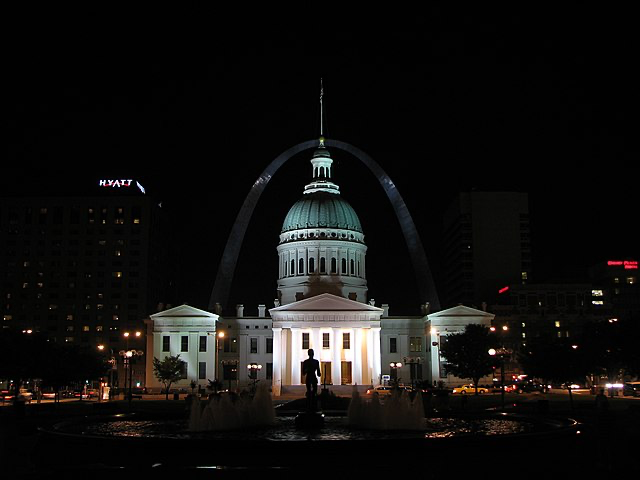
#> input picture arch/arch0.png, 640 x 480 px; its folder holds only this picture in this run
$ jupyter execute --allow-errors final_project.ipynb   (shell and % lines are left out)
#> lines starting #> are read from the running program, lines starting #| are printed output that depends on the picture
## High-dynamic range imaging - The Debevec-Malik method
#### April Li, Mesha Naidoo-Edwardson
#### s826li@uwaterloo.ca, mnaidooe@uwaterloo.ca

The goal of this project is to implement the high-dynamic range imaging (HDRI). HDRI is a method in photography that combines multiple exposures of the same subject matter with varying exposure levels to create more natural looking and brightened images. HDRI as a topic has several different algorithms. In this project, we will utilize the Debevec-Malik algorithm, published at UC Berekeley by Paul E. Debevec and Jitendra Malik. The algorithm is a method to recover high dynamic range radiance maps from images taken using convential imaging equipment. Using information from all the images, it fuses multiple photographs into a signle, high dynamic range radiance map. The pixels in the map have values proportional to true radiance values in the scene.

Our goal is to separate the algorithm into easily digestable steps that make it simple to understand how the results are achieved. We will use a variety of examples to show the end result and compare our implementation against one by OpenCV, exploring any potential differences and reason about where they may originate.

## Team Members and Contributions
April Li (s826li@uwaterloo.ca):

Mesha Naidoo-Edwardson (mnaidooe@uwaterloo.ca):

### Code Libraries
- Numpy: Providing mathematical capabilities in python
- matplotlib.pyplot: Helpful graphing features
- matplotlib.image: Import images
- os: Access files
- random: Helping with sampling

[cell 1]
import numpy as np
import matplotlib.pyplot as plt
import matplotlib.image as image
import os
import random

Arch photos By Kevin McCoy - Own work, CC BY-SA 3.0, https://commons.wikimedia.org/w/index.php?curid=7672643

### Step 1

### Importing Images and Data, declare Constants
The first step in our process is to load images and exposure times. These images are to have been taken from the same vantage point, and have different **known** exposure durations $\delta t_j$. The images will be loaded as 3-channel RGB values. For now this information isn't too important, but we will remember this down the line as we will need to run our computations on each of the channels to obtain our final result.

[cell 2]
# Load into an array of images (4D)
def load_images(path):
#> called with path = 'arch'
    images = []

    for file in sorted(os.listdir(path)):
        if file.startswith(path) and (file.endswith('.png') or file.endswith('.jpg') or file.endswith('.jpeg')):
            image_path = os.path.join(path, file)
            img = (image.imread(image_path) * 255).astype(int)
            images.append(img)
    return np.stack(images)

[cell 3]
# Load into a 1D array of exposure times
def load_exposure_times(path):
    file_path = f'{path}/{path}.txt'
    with open(file_path, 'r') as f:
        exposure_times_str = f.readlines()

    # Convert the exposure time strings to numerical values
    exposure_times = []
    for time_str in exposure_times_str:
        # Assuming the format is "1/xxx"
        numerator, denominator = time_str.strip().split('/')
        exposure_times.append(float(numerator) / float(denominator))

    return np.array(exposure_times)

[cell 4]
## Specify which test images to use
PATH="arch"
images = load_images(PATH)
#> (the rest of this cell did not finish here and is left out)

### Weighting Function
In order to emphasize the smoothness and fitting terms toward the middle of the curve, Debevec defines the following weighting function:

$$w(z) =
\begin{cases}
    z - Z_{min}\quad \text{for } z \leq \frac{1}{2}(Z_{min} + Z_{max})\\
    Z_{max} - z\quad \text{for } z > \frac{1}{2}(Z_{min} + Z_{max})\\
\end{cases}$$

In our case, zMin will be 0 and zMax 255, representing the possible pixel values.

[cell 5]
# [5 lines left out: function w, not called in this run]

In order to solve, we don't need to use every available pixel site in the solution procedure. Given $N$ pixels in $P$ photographs, our goal is solving for $N$ values of $

[cell 6]
def sampleIntensities(images):
    zMin, zMax = 0, 255
    n = zMax - zMin + 1
    num_images = len(images)
#> num_images = 1
    values = np.zeros((n, num_images), dtype=np.uint8)
#> values = 256 values from 0 to 0

    mid = images[num_images // 2]
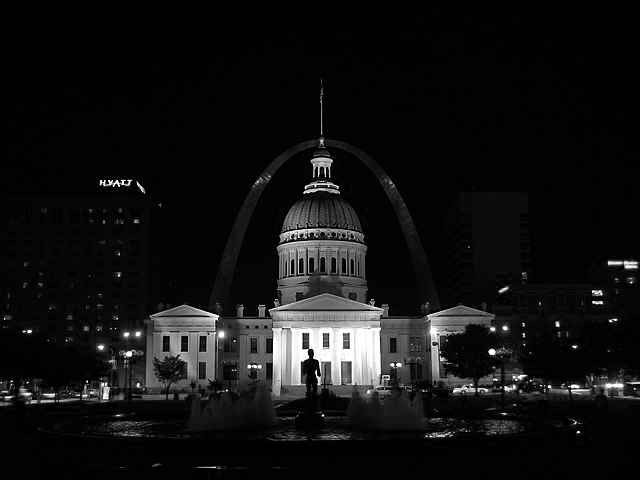
#> mid: shape (480, 640) int64; min 0, max 255, mean 18.4

    for i in range(zMin, zMax + 1):
        rows, cols = np.where(mid == i)
        if len(rows) != 0:
            idx = random.randrange(len(rows))
            for j in range(num_images):
                values[i, j] = images[j][rows[idx], cols[idx]]
#> this loop made 256 passes
#> idx on passes 1 to 12: 3155, 55125, 5306, 8484, 8376, 7961, 6634, 6420, 2484, 3964, 1952, 1466
#> after the loop, values = 256 values from 0 to 255
    return values

[cell 7]
# [30 lines left out: function gSolve, not called in this run]

[cell 8]

# [36 lines left out: function computeRadianceMap, not called in this run]

[cell 9]
# Select each of the three colour channels (RGB)
R = images[:,:,:,0]
G = images[:,:,:,1]
B = images[:,:,:,2]

[cell 10]
# Randomly sample intensities from these channels
sampleRed = sampleIntensities(R)
#> sampleRed = 256 values from 0 to 255
sampleGreen = sampleIntensities(G)
#> in sampleIntensities (call 2), `mid = images[num_images // 2]`:
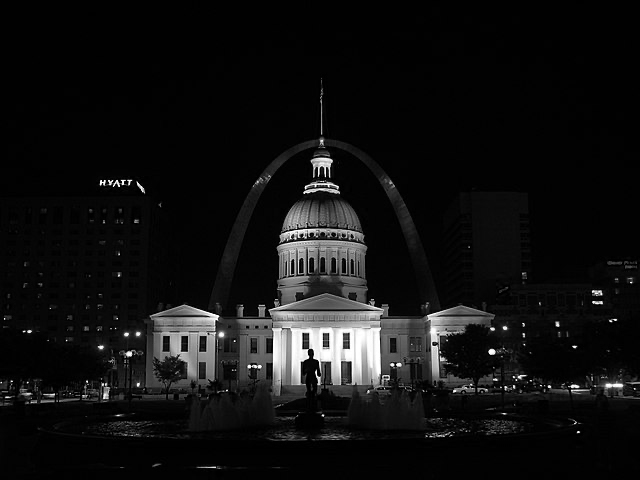
#> mid: shape (480, 640) int64; min 0, max 255, mean 17.3
#> the loop in sampleIntensities (call 2), `for i in range(zMin, zMax + 1):` made 256 passes
#> idx on passes 1 to 12: 3426, 6131, 21715, 14593, 1046, 4247, 2583, 3656, 4321, 3991, 3719, 0
#> sampleGreen = 256 values from 0 to 255
sampleBlue = sampleIntensities(B)
#> sampleBlue = 256 values from 0 to 255

$ run again, on arch/arch1.png
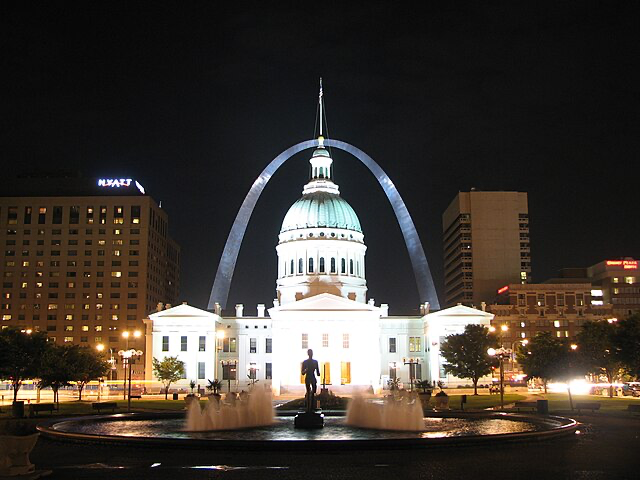
#> input picture arch/arch1.png, 640 x 480 px
#> num_images = 1
#> the loop in sampleIntensities, `for i in range(zMin, zMax + 1):` made 256 passes
#> idx on passes 1 to 8: 197, 53, 5, 33, 130, 248, 414, 1605
#> after the loop in sampleIntensities, `for i in range(zMin, zMax + 1):`: values = 256 values from 0 to 255
#> in sampleIntensities (call 2), `mid = images[num_images // 2]`:
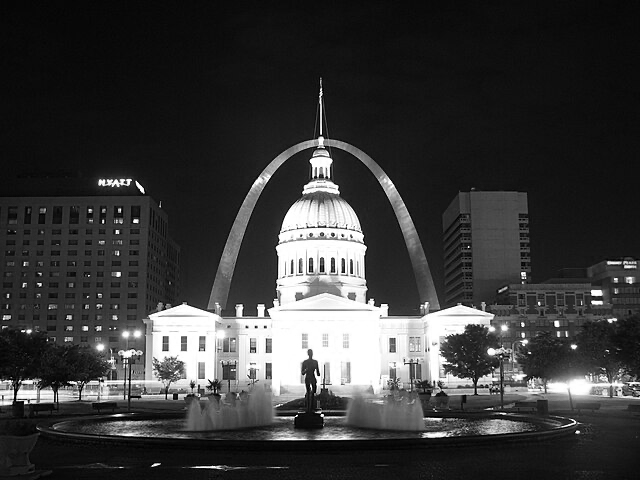
#> mid: shape (480, 640) int64; min 0, max 255, mean 57.4
#> the loop in sampleIntensities (call 2), `for i in range(zMin, zMax + 1):` made 256 passes
#> idx on passes 1 to 8: 122, 57, 163, 114, 193, 363, 896, 1379
#> in sampleIntensities (call 3), `mid = images[num_images // 2]`:
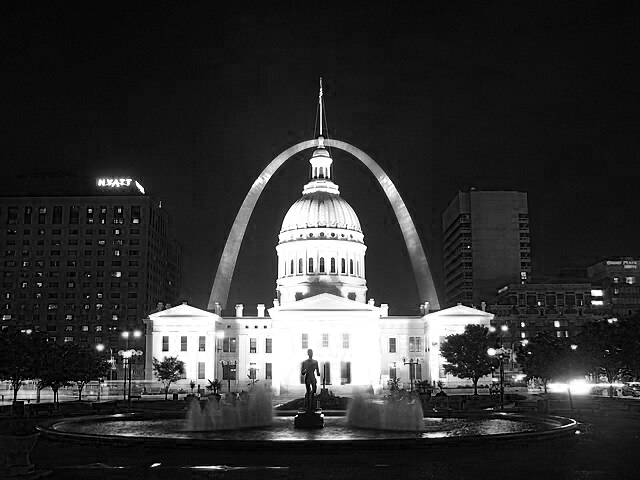
#> mid: shape (480, 640) int64; min 0, max 255, mean 50.8
#> the loop in sampleIntensities (call 3), `for i in range(zMin, zMax + 1):` made 256 passes
#> idx on passes 1 to 8: 1552, 298, 150, 481, 67, 173, 1057, 161
